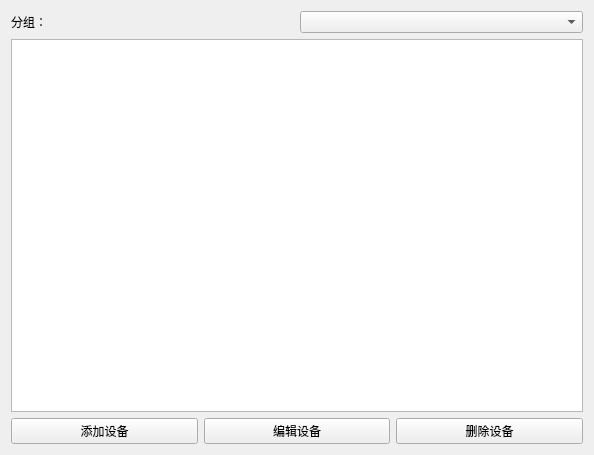
<?xml version="1.0" encoding="UTF-8"?>
<ui version="4.0">
 <class>DeviceManagementPage</class>
 <widget class="QWidget" name="DeviceManagementPage">
  <property name="geometry">
   <rect>
    <x>0</x>
    <y>0</y>
    <width>594</width>
    <height>455</height>
   </rect>
  </property>
  <layout class="QVBoxLayout" name="verticalLayout">
   <item>
    <layout class="QHBoxLayout" name="groupLayout">
     <item>
      <widget class="QLabel" name="groupLabel">
       <property name="text">
        <string>分组：</string>
       </property>
      </widget>
     </item>
     <item>
      <widget class="QComboBox" name="groupComboBox"/>
     </item>
    </layout>
   </item>
   <item>
    <widget class="QTableWidget" name="deviceTableWidget"/>
   </item>
   <item>
    <layout class="QHBoxLayout" name="buttonLayout">
     <item>
      <widget class="QPushButton" name="addDeviceBtn">
       <property name="text">
        <string>添加设备</string>
       </property>
      </widget>
     </item>
     <item>
      <widget class="QPushButton" name="editDeviceBtn">
       <property name="text">
        <string>编辑设备</string>
       </property>
      </widget>
     </item>
     <item>
      <widget class="QPushButton" name="deleteDeviceBtn">
       <property name="text">
        <string>删除设备</string>
       </property>
      </widget>
     </item>
    </layout>
   </item>
  </layout>
 </widget>
 <resources/>
 <connections/>
</ui>
